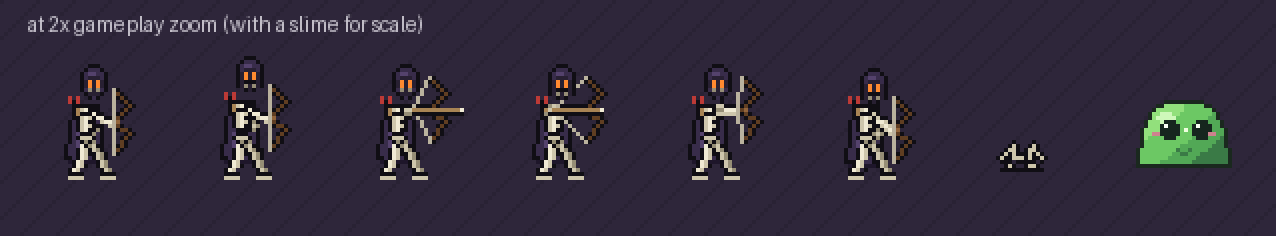
#> input picture docs/images/archer_game_zoom.png, 1276 x 236 px, given in place of player_behemoth.png, which was not available
$ python make_art_deliverables.py
#> lines starting #> are read from the running program, lines starting #| are printed output that depends on the picture
#!/usr/bin/env python3
"""Generate art deliverables (`HERO_SKELETON_SPEC.md` & `ART_CONTRACT.md`):
  - `docs/images/silhouettes.png`: 4 x 96x96 pure-black stand poses showing distinct skeletons.
  - `docs/images/hero_size_lineup.png`: Slime + 4 Heroes at true scale (@2x camera zoom, Before vs After).
"""

from __future__ import annotations

import subprocess
from io import BytesIO
from pathlib import Path
from PIL import Image, ImageDraw

from hero_art_lib import CELL, GROUND_Y, RAMPS

HERO_IDS = ["behemoth", "knight", "sylvara", "noa"]
HERO_LABELS = ["Behemoth", "Knight", "Sylvara", "Noa"]


def build_silhouettes(repo_root: Path) -> Path:
    """Silhouette gate sheet: 4 distinct pure-black 96x96 stand poses."""
    pad = 16
    card_w, card_h = CELL, CELL
    W = pad + len(HERO_IDS) * (card_w + pad)
    H = 34 + card_h + 28
    out = Image.new("RGBA", (W, H), (236, 230, 220, 255))
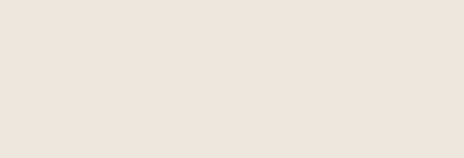
#> out: PIL image 464x158 RGBA; mean R, G, B, A 236, 230, 220, 255
    d = ImageDraw.Draw(out)
    d.text((pad, 9), "HERO SKELETON SILHOUETTE GATE  (Pure-Black 96x96 Stand Poses)", fill=(26, 32, 48, 255))

    for i, (hid, label) in enumerate(zip(HERO_IDS, HERO_LABELS)):
        cx0 = pad + i * (card_w + pad)
        cy0 = 32
        d.rectangle([cx0 - 1, cy0 - 1, cx0 + card_w, cy0 + card_h], fill=(248, 245, 238, 255), outline=(180, 172, 160, 255))
        d.line([(cx0, cy0 + GROUND_Y), (cx0 + card_w - 1, cy0 + GROUND_Y)], fill=(208, 198, 184, 255), width=1)

        sheet = Image.open(repo_root / "assets" / "textures" / f"player_{hid}.png").convert("RGBA")
#> sheet is the input picture: PIL image 1276x236 RGBA; mean R, G, B, A 50.8, 43.9, 59.9, 255
        f0 = sheet.crop((0, 0, CELL, CELL))
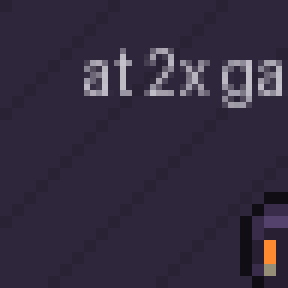
#> f0: PIL image 96x96 RGBA (shown 3 times larger); mean R, G, B, A 51.3, 43.2, 62.1, 255
        bb = f0.getbbox()
#> bb = (0, 0, 96, 96)
        bh = (bb[3] - bb[1]) if bb else 0
#> bh = 96
        sil = Image.new("RGBA", (CELL, CELL), (0, 0, 0, 0))
#> sil: PIL image 96x96 RGBA; every value is 0
        spx = sil.load()
        fpx = f0.load()
        for y in range(CELL):
            for x in range(CELL):
                if fpx[x, y][3] > 0:
                    spx[x, y] = (0, 0, 0, 255)
        out.alpha_composite(sil, (cx0, cy0))
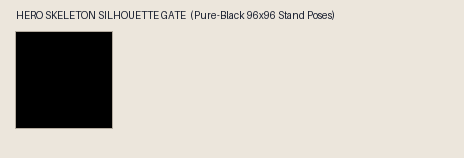
#> out: PIL image 464x158 RGBA; mean R, G, B, A 203.9, 198.8, 190.3, 255
        d.text((cx0 + 8, cy0 + card_h + 6), f"{label} ({bh}px)", fill=(26, 32, 48, 255))
#> pass 2 of the loop in build_silhouettes, `for i, (hid, label) in enumerate(zip(HERO_IDS, HERO_LABELS)):`:
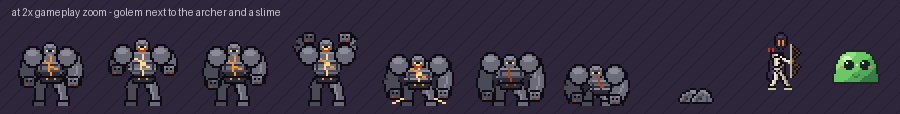
#> input picture docs/images/golem_game_zoom.png, 1800 x 228 px, given in place of player_knight.png, which was not available (shown at 1/2 size)
#> in build_silhouettes, sheet is the input picture: PIL image 1800x228 RGBA; mean R, G, B, A 52.7, 46.4, 62.4, 255
#> in build_silhouettes, `f0 = sheet.crop((0, 0, CELL, CELL))`:
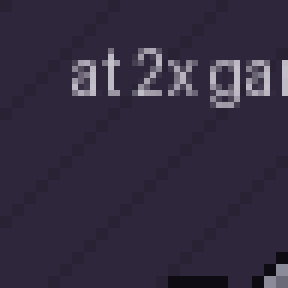
#> f0: PIL image 96x96 RGBA (shown 3 times larger); mean R, G, B, A 51.1, 43.5, 62.7, 255
#> in build_silhouettes, `out.alpha_composite(sil, (cx0, cy0))`:
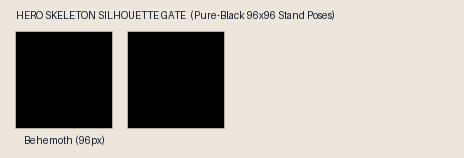
#> out: PIL image 464x158 RGBA; mean R, G, B, A 173.4, 169, 161.9, 255

    dest = repo_root / "docs" / "images" / "silhouettes.png"
    dest.parent.mkdir(parents=True, exist_ok=True)
    out.save(dest)
    return dest


def _extract_slime_stand(repo_root: Path) -> Image.Image:
    slime_sheet = Image.open(repo_root / "assets" / "textures" / "slime.png").convert("RGBA")
    return slime_sheet.crop((0, 0, 32, 32))


# [70 lines left out: functions _load_git_blob_png, build_lineup, not called in this run]


def main() -> int:
    repo_root = Path(__file__).resolve().parent.parent
    sil_p = build_silhouettes(repo_root)
    lin_p = build_lineup(repo_root)
    print("wrote", sil_p)
    print("wrote", lin_p)
    return 0


if __name__ == "__main__":
#> (the run stopped early here; a loop or call above may not have finished)
